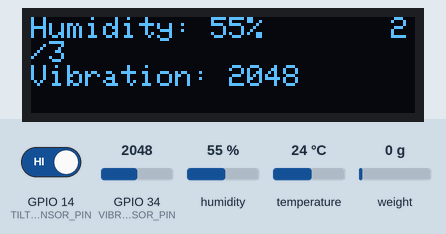
Bench run of a sketch on a simulated ESP32. Parts: 128×32 one-colour display. The inputs (shaded band) are chosen by the test bench; at power-on: GPIO 14 (TILT_SENSOR_PIN) HIGH, humidity 55 %, weight on the scale 0 g, GPIO 34 (VIBRATION_SENSOR_PIN) = 2048, temperature 24 °C. What the sketch prints to the serial monitor is not drawn.

Above: at 5.2 s.
5.3 s: GPIO 14 (TILT_SENSOR_PIN) driven LOW
At 8.7 s:
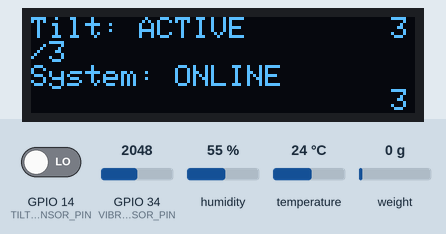
11.4 s: GPIO 14 (TILT_SENSOR_PIN) driven HIGH
At 17.3 s:
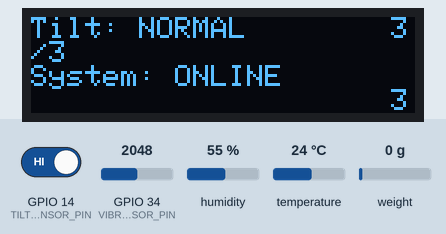
17.5 s: humidity set to 22 %
At 23.5 s:
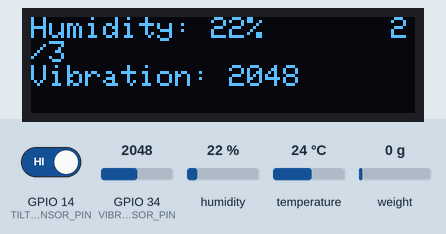
23.6 s: weight on the scale set to 100 g
At 29.6 s:
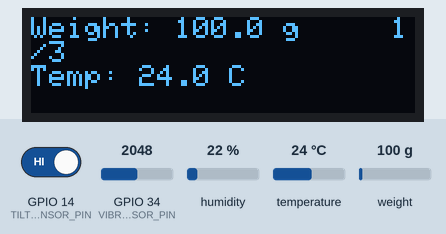
29.7 s: GPIO 34 (VIBRATION_SENSOR_PIN) set to 2866
At 33.1 s:
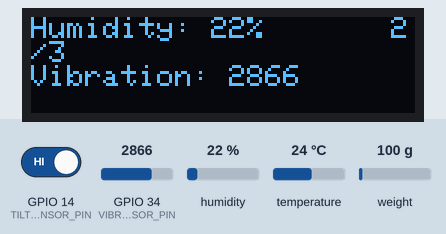
35.8 s: temperature set to 12 °C
At 38.9 s:
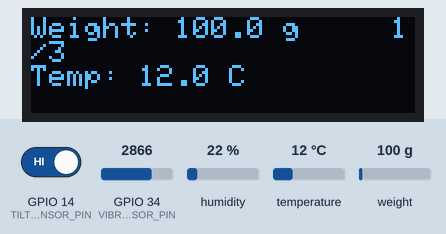
Timing chart, 0 to 40.4 s (numbered marks = the images above; inputs shaded):
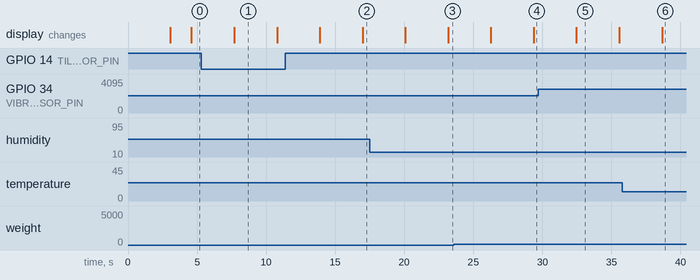

The sketch:

Without_Alerting.ino
```cpp
#include <Arduino.h>
#include <Wire.h>
#include <Adafruit_GFX.h>
#include <Adafruit_SSD1306.h>
#include <DHT.h>
#include <HX711.h>

// Pin Definitions
#define HX711_DOUT_PIN 25
#define HX711_SCK_PIN 26
#define VIBRATION_SENSOR_PIN 34
#define TILT_SENSOR_PIN 14
#define DHT_PIN 27
#define DHT_TYPE DHT11

// OLED Display Configuration - Adjusted for 128x32 display
#define SCREEN_WIDTH 128
#define SCREEN_HEIGHT 32  // Changed to 32 pixels height
#define OLED_RESET -1     // Reset pin # (or -1 if sharing Arduino reset pin)
#define SCREEN_ADDRESS 0x3C // I2C address (typical: 0x3C or 0x3D)

// Initialize Objects
HX711 scale;
DHT dht(DHT_PIN, DHT_TYPE);
Adafruit_SSD1306 display(SCREEN_WIDTH, SCREEN_HEIGHT, &Wire, OLED_RESET);

// Variables for sensor readings
float weight = 0.0;
float temperature = 0.0;
float humidity = 0.0;
int vibration = 0;
bool tiltState = false;

// Variables for display page control
int displayPage = 0;
unsigned long lastPageChange = 0;
const int PAGE_CHANGE_INTERVAL = 3000; // 3 seconds per page

void setup() {
  Serial.begin(115200);
  Serial.println("ESP32 IoT Project Starting...");

  // Initialize OLED display
  if(!display.begin(SSD1306_SWITCHCAPVCC, SCREEN_ADDRESS)) {
    Serial.println(F("SSD1306 allocation failed"));
    for(;;); // Don't proceed, loop forever
  }
  display.clearDisplay();
  display.setTextSize(1);
  display.setTextColor(SSD1306_WHITE);
  display.setCursor(0, 0);
  display.println("System Initializing...");
  display.display();
  delay(2000);

  // Initialize HX711 scale
  scale.begin(HX711_DOUT_PIN, HX711_SCK_PIN);
  if (scale.wait_ready_timeout(1000)) {
    scale.set_scale(2280.f); // This value needs calibration for your specific load cell
    scale.tare();
    Serial.println("HX711 initialized");
  } else {
    Serial.println("HX711 not found");
  }

  // Initialize DHT sensor
  dht.begin();

  // Setup input pins
  pinMode(VIBRATION_SENSOR_PIN, INPUT);
  pinMode(TILT_SENSOR_PIN, INPUT_PULLUP);

  // Show startup message
  display.clearDisplay();
  display.setCursor(0, 0);
  display.println("System Ready!");
  display.display();
  delay(1000);
}

void loop() {
  // Read all sensor values
  readSensors();

  // Check if it's time to change the display page
  if (millis() - lastPageChange > PAGE_CHANGE_INTERVAL) {
    displayPage = (displayPage + 1) % 3; // Cycle through 3 display pages
    lastPageChange = millis();
  }

  // Display sensor values on the OLED
  updateDisplay();

  // Print values to Serial for debugging
  printSerialData();

  // Wait before next reading
  delay(500);
}

void readSensors() {
  // Read HX711 (Load Cell)
  if (scale.wait_ready_timeout(200)) {
    weight = scale.get_units(5); // Average of 5 readings for stability
  }

  // Read DHT11 (Temperature & Humidity)
  humidity = dht.readHumidity();
  temperature = dht.readTemperature();

  // Read Vibration Sensor (analog)
  vibration = analogRead(VIBRATION_SENSOR_PIN);

  // Read Tilt Sensor (digital)
  tiltState = !digitalRead(TILT_SENSOR_PIN); // Assuming LOW when tilted
}

void updateDisplay() {
  display.clearDisplay();
  display.setTextSize(1);

  // Split data across multiple pages due to limited screen height
  switch(displayPage) {
    case 0: // Page 1: Weight and Temperature
      display.setCursor(0, 0);
      display.print("Weight: ");
      display.print(weight, 1);
      display.println(" g");

      display.setCursor(0, 16);
      display.print("Temp: ");
      display.print(temperature, 1);
      display.println(" C");
      break;

    case 1: // Page 2: Humidity and Vibration
      display.setCursor(0, 0);
      display.print("Humidity: ");
      display.print(humidity, 0);
      display.println("%");

      display.setCursor(0, 16);
      display.print("Vibration: ");
      display.println(vibration);
      break;

    case 2: // Page 3: Tilt state and system status
      display.setCursor(0, 0);
      display.print("Tilt: ");
      display.println(tiltState ? "ACTIVE" : "NORMAL");

      display.setCursor(0, 16);
      display.print("System: ONLINE");

      // Add small page indicator
      display.setCursor(120, 24);
      display.print(displayPage+1);
      break;
  }

  // Small page indicator
  display.setCursor(120, 0);
  display.print(displayPage+1);
  display.print("/3");

  display.display();
}

void printSerialData() {
  Serial.println("------ SENSOR READINGS ------");
  Serial.print("Weight: ");
  Serial.print(weight);
  Serial.println(" g");

  Serial.print("Temperature: ");
  Serial.print(temperature);
  Serial.println(" °C");

  Serial.print("Humidity: ");
  Serial.print(humidity);
  Serial.println(" %");

  Serial.print("Vibration: ");
  Serial.println(vibration);

  Serial.print("Tilt State: ");
  Serial.println(tiltState ? "ACTIVE" : "NORMAL");
  Serial.println("----------------------------");
}
```

Measured:
- after the input at 5.3 s, the display: changes after 2.4 s (image 1)
- after the input at 11.4 s, the display: first differs from a run without the input after 5.6 s (image 2)
- what the display in image 1 shows lasts 3.1 s, from 7.7 s to 10.8 s
